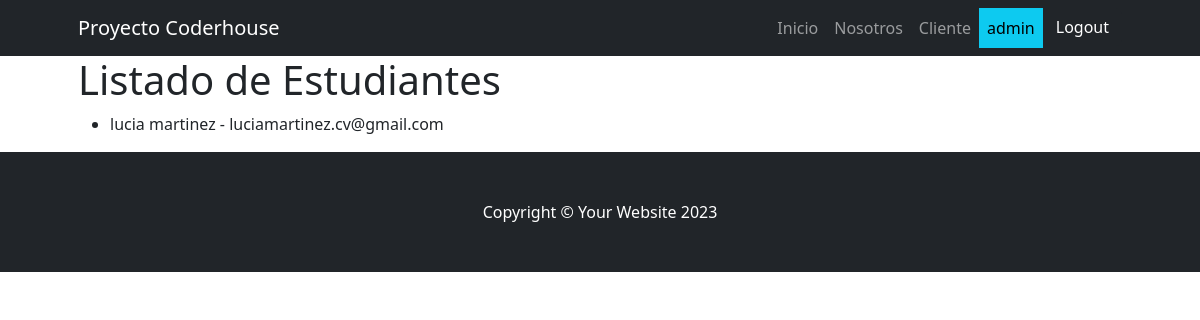
Screenshot of /clientes/ver-estudiante/ (signed in) with the database file from the repository.
### cliente/models.py (models this page shows)
class Estudiante(models.Model):
    nombre = models.CharField(max_length=100)
    apellido = models.CharField(max_length=100)
    email = models.EmailField()
    def __str__(self) -> str:
        return f"{self.nombre} {self.apellido}"

### cliente/views.py (the view)
# urls.py: path('ver-estudiante/', views.ver_estudiante, name='ver-estudiante'),
def ver_estudiante(request):
    consulta = models.Estudiante.objects.all()
    contexto = {"Estudiantes": consulta}
    print(contexto)  # Agrega esta línea para imprimir el contexto en la consola
    return render(request, "cliente/ver_estudiante.html" , contexto)

### cliente/templates/cliente/ver_estudiante.html
{% extends 'core/base.html' %}
{% block content %}
<h1>Listado de Estudiantes</h1>
    <ul>
        {% for estudiante in Estudiantes %}
            <li>{{ estudiante.nombre }} {{ estudiante.apellido }} - {{ estudiante.email }}</li>
        {% endfor %}
    </ul>
{% endblock content %}

### core/templates/core/navbar.html (shortened to what this page needs)
<nav class="navbar navbar-expand-lg navbar-dark bg-dark">
    <div class="container px-5">
        <a class="navbar-brand">Proyecto Coderhouse</a>
        <div class="collapse navbar-collapse" id="navbarSupportedContent">
            <ul class="navbar-nav ms-auto mb-2 mb-lg-0">
                <li class="nav-item"><a class="nav-link {% if request.path == '/' %} active {% endif %}" href="{% url 'core:index' %}">Inicio</a></li>
                <li class="nav-item"><a class="nav-link {% if '/about/' in request.path %} active {% endif %}" href="{% url 'core:about' %}">Nosotros</a></li>
                {% if user.is_authenticated %}
                    <li class="nav-item"><a class="nav-link {% if '/cliente/' in request.path %} active {% endif %} " href="{% url 'cliente:index' %}">Cliente</a></li>
                    <li class="nav-item"><a class="nav-link text-bg-info">{{ user.username }}</a></li>
                    <li class="nav-item">
                        <form action="{% url 'core:logout' %}" method="post">
                            <button type="submit" class="btn btn-dark">Logout</button>
                        </form>
                    </li>
                {% else %}
                    <li class="nav-item"><a class="nav-link {% if '/login/' in request.path %} active {% endif %} " href="{% url 'core:login' %}">Login</a></li>
                    <li class="nav-item"><a class="nav-link {% if '/register/' in request.path %} active {% endif %} " href="{% url 'core:register' %}">Register</a></li>
                {% endif %}
            </ul>
        </div>
    </div>
</nav>

### rows the page displays
Estudiante: nombre "lucia", apellido "martinez", email "luciamartinez.cv@gmail.com"

### other values shown
{{ user.username }} "admin"
